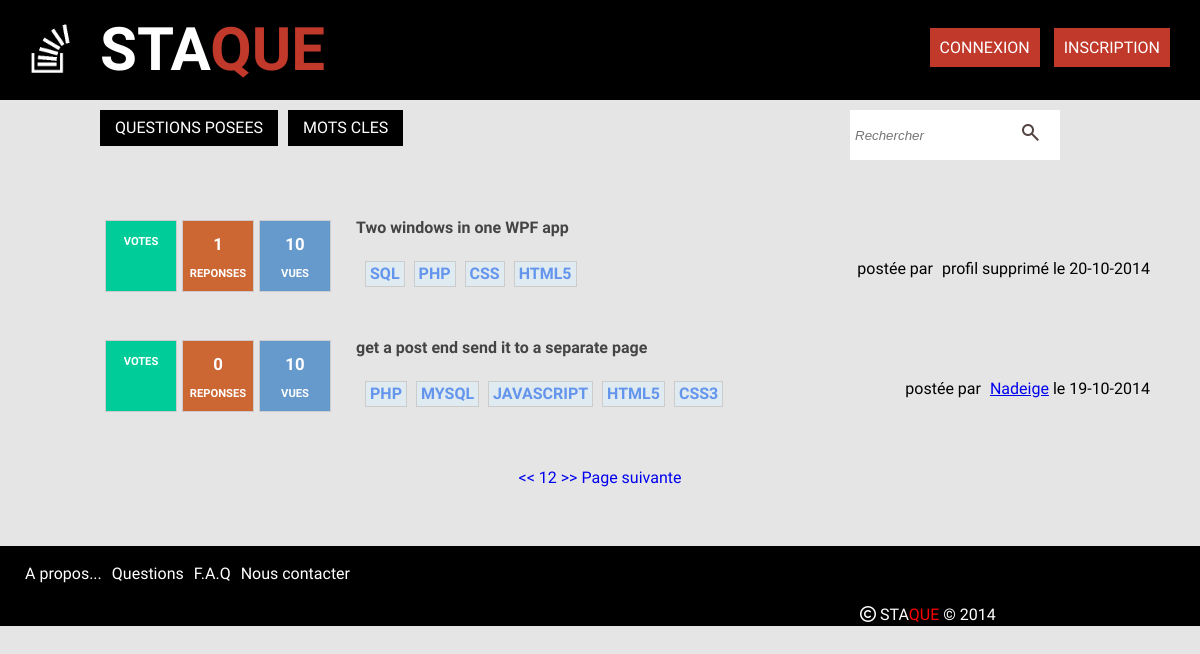
/questionsByKeyword.php?keyword=HTML5, run on an earlier commit of the app's database.
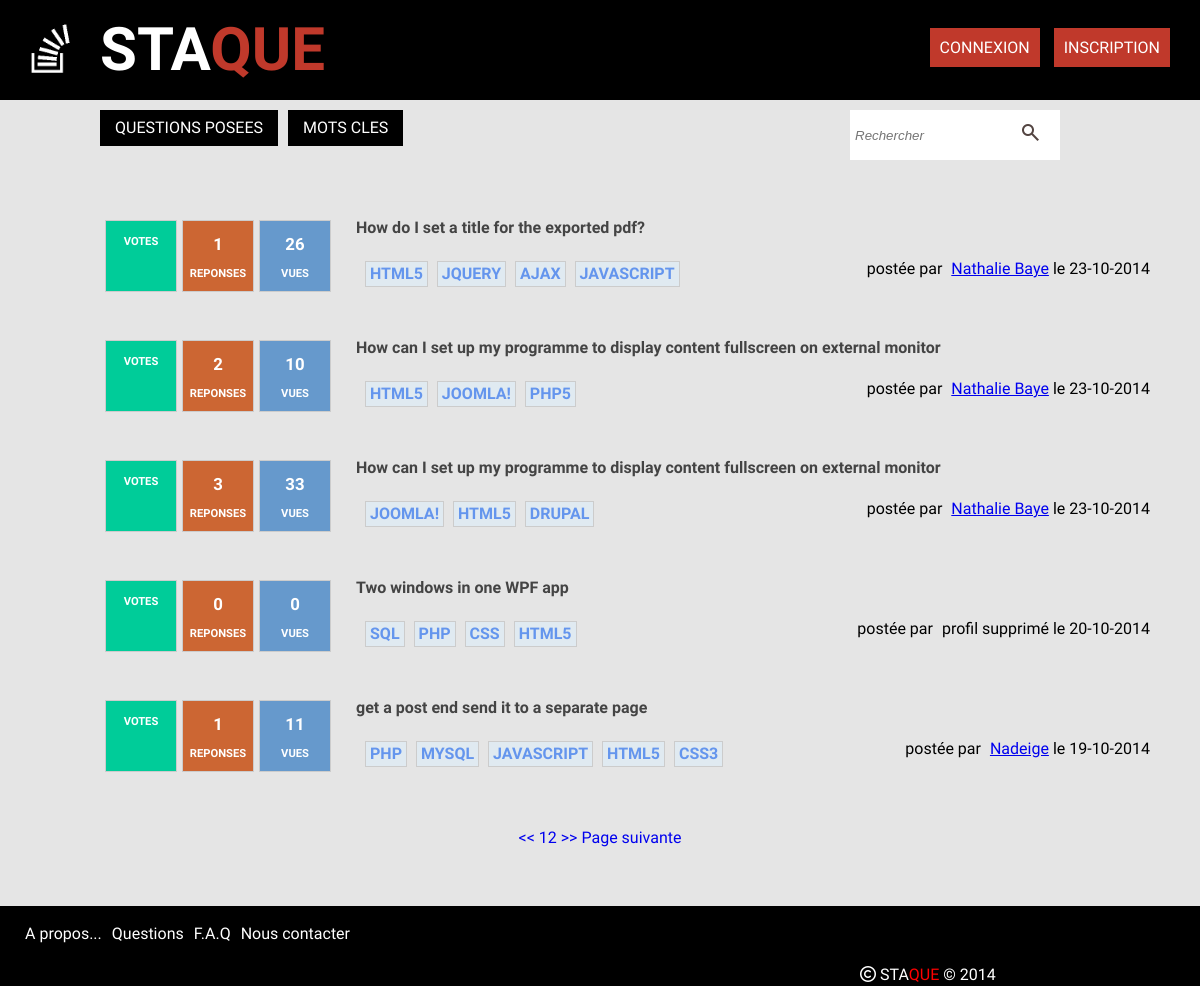
And on a later commit of the database.
### tables this page shows
CREATE TABLE IF NOT EXISTS `questions` (
`id` int(11) NOT NULL,
  `title` varchar(150) NOT NULL,
  `contenu` text NOT NULL,
  `id_user` int(11) NOT NULL,
  `keyword1` varchar(255) NOT NULL,
  `keyword2` varchar(255) DEFAULT NULL,
  `keyword3` varchar(255) DEFAULT NULL,
  `keyword4` varchar(255) DEFAULT NULL,
  `keyword5` varchar(255) DEFAULT NULL,
  `vues` int(11) NOT NULL,
  `dateCreated` datetime NOT NULL,
  `dateModified` datetime NOT NULL
);

CREATE TABLE IF NOT EXISTS `users` (
`id` int(11) NOT NULL,
  `name` varchar(255) NOT NULL,
  `avatar` varchar(255) DEFAULT NULL,
  `email` varchar(50) NOT NULL,
  `username` varchar(50) NOT NULL,
  `password` varchar(255) NOT NULL,
  `salt` varchar(50) NOT NULL,
  `token` varchar(50) NOT NULL,
  `dateRegistered` datetime NOT NULL,
  `dateModified` datetime NOT NULL,
  `job` varchar(255) NOT NULL,
  `country` varchar(255) NOT NULL,
  `language` varchar(255) NOT NULL,
  `externallink` varchar(255) DEFAULT NULL,
  `score` int(11) NOT NULL
);

### inc/functions.php (called while the page is built, shortened)
<?php
	function userIsLogged(){
		return false;
	}
?>

### questionsByKeyword.php (the view, shortened to what this page needs)
<?php
  include("db.php");
  include("inc/functions.php");
  include("inc/top.php");
  $key = "";
  if (!empty($_GET['keyword'])){
    $key = $_GET['keyword'];
  }
  $numPerPage = 6;
  $page = 1;
  $direction = "ASC";
$sql="SELECT COUNT(answers.id) AS answCount, questions.id AS questId, questions.title, questions.contenu, questions.id_user AS userId, questions.dateCreated,
  questions.keyword1, questions.keyword2, questions.keyword3, questions.keyword4, questions.keyword5, questions.vues,
  users.id AS idUser, users.name, users.avatar, users.email, users.username, users.password, users.job, users.country, users.language, users.externallink
          FROM questions
          LEFT JOIN answers on questions.id=answers.id_question
          LEFT JOIN users on users.id=questions.id_user
          WHERE keyword1 = :keyword
          OR keyword2 = :keyword
          OR keyword3 = :keyword
          OR keyword4 = :keyword
          OR keyword5 = :keyword
          GROUP BY answers.id_question
          ORDER BY questions.dateCreated DESC
          LIMIT :offset, $numPerPage";
    $stmt=$dbh->prepare($sql);
    $stmt->bindValue(":offset", ($page-1)*$numPerPage, PDO::PARAM_INT);
    $stmt->bindValue(":keyword", $key);
    $stmt->execute();
    $questions=$stmt->fetchAll();
$sql = "SELECT COUNT(*) FROM questions";
    $stmt = $dbh->prepare($sql);
    $stmt->execute();
    $totalNumber = $stmt->fetchColumn();
    $totalPages = ceil($totalNumber / $numPerPage);
?>
<main class="mainContentQuestions">
        <?php
          foreach($questions as $question):
          ?>
        <div class="vote">
        <p><?php echo "VOTES";?></p>
        </div>
        <div class="answer">
        <p><?php echo $question['answCount'];?></p>
        <p>REPONSES</p>
        </div>
        <div class="vue">
        <p><?php echo $question['vues'];?></p>
        <p>VUES</p>
        </div>
        <div class="questions">
          <a href="questionsDetail.php?id=<?php echo $question['questId']; ?>" id="titreQuest"> <?php echo $question['title']; ?>
          </a>
                  <div id="tag">
            <p class="keyword">
              <a href="questionsByKeyword.php?keyword=<?php echo $question['keyword1']; ?>" id="key1" title="Mot-clef 1"><?php echo $question['keyword1']; ?></a>
            </p>
                <?php if(!empty($question['keyword2'])){ ?>
              <p class="keyword">
              <a href="questionsByKeyword.php?keyword=<?php echo $question['keyword2']; ?>" id="key2" title="Mot-clef 2"><?php echo $question['keyword2']; ?>
                </a>
              </p>
              <?php }?>
                <?php if(!empty($question['keyword3'])){ ?>
              <p class="keyword">
                <a href="questionsByKeyword.php?keyword=<?php echo $question['keyword3']; ?>" id="key3" title="Mot-clef 3"><?php echo $question['keyword3']; ?>
                </a>
              </p>
                <?php }?>
                <?php if(!empty($question['keyword4'])){ ?>
              <p class="keyword">
                <a href="questionsByKeyword.php?keyword=<?php echo $question['keyword4']; ?>" id="key4" title="Mot-clef 4"><?php echo $question['keyword4']; ?>
                </a>
              </p>
                <?php }?>
                <?php if(!empty($question['keyword5'])){ ?>
              <p class="keyword">
                <a href="questionsByKeyword.php?keyword=<?php echo $question['keyword1']; ?>" id="key5" title="Mot-clef 5"><?php echo $question['keyword5']; ?>
                </a>
              </p>
                <?php }?>
            <div id="identification">
              <a>postée par<span class="espace"></span></a>
              <?php
              if (empty ($question['name'])){
                echo "profil supprimé";
              }else
              {
               echo "<a href='profile.php?id=".$question['idUser']."'>".$question['name']."</a>";
                }?>
              </a>le <?php
              $unix = strtotime($question['dateCreated']);
                        echo date("d-m-Y", $unix); ?>
            </div>
          </div>
        </div>
        <?php endforeach; ?>
<div id="pagination">
                                    <a href="questionsByKeyword.php?dir=<?php echo strtolower($direction); ?>&<?php echo $_SERVER['QUERY_STRING']; ?>&page=1"><<</a>
                      <?php
                          for($i= ($page-2); $i < ($page+2); $i++){
                            if($i <1 || $i > $totalPages){continue;}
                          echo '<a href="questionsByKeyword.php?dir=' .strtolower($direction) . '&page=' . $i .'">' .$i . '</a>';
                        }
                        ?>
                            <a href="questionsByKeyword.php?dir=<?php echo strtolower($direction); ?>&<?php echo $_SERVER['QUERY_STRING']; ?>&page=<?php echo $totalPages; ?>">>></a>
                      <?php if($page < $totalPages){ ?>
                            <a href="questionsByKeyword.php?page=<?php echo strtolower($direction); ?>&<?php echo $_SERVER['QUERY_STRING']; ?>&page=<?php echo $page + 1 ?>">Page suivante</a>
                      <?php } ?>
                      </div>
</div>
      <?php include("inc/bottom.php"); ?>

### inc/top.php (shortened to what this page needs)
<!DOCTYPE html>
<html lang="fr">
<head>
	<link href="//netdna.bootstrapcdn.com/twitter-bootstrap/2.3.2/css/bootstrap-combined.no-icons.min.css" rel="stylesheet">
	<link href="//netdna.bootstrapcdn.com/font-awesome/3.2.1/css/font-awesome.css" rel="stylesheet">
	<link href="//maxcdn.bootstrapcdn.com/font-awesome/4.2.0/css/font-awesome.min.css" rel="stylesheet">
	<link href="css/style2.css" type="text/css" rel="stylesheet" />
</head>
<body>
	<div id="wrapper">
		<nav id="head">
			<div id="connexion">
				<?php
					if (userIsLogged()){ ?>
					<div id="connect"> <?php echo "Bonjour ".'<span class="espace"></span>'.'<i class="fa fa-user"></i>'.'<span class="espace"></span>' .'<a class="log" href="profile.php?id='.$_SESSION['user']['id'].'">'.$_SESSION['user']['username'] . " !".'</a>'; ?>
					<i class="icon-signout"></i><a class="log" href="logout.php">DECONNEXION</a>
			</div>
				<?php 	}
				else {
				?>
					<a class="login" href="login.php">CONNEXION</a>
					<a class="signup" href="register.php">INSCRIPTION</a>
				<?php } ?>
			</div>
			<a href="index.php">
				<img id="logostaque"src="img/stackthree.png" height="100" width="100" id="logostack"/>
			</a>
			<h1><a href="index.php"> <span style="color">STA</span>QUE </a></h1>
		</nav>
		<div class="secondcontent">
					<a href="questions.php"><i class="icon-comment"></i>QUESTIONS POSEES</a>
					<a href="questions.php"><i class="icon-tags"></i>MOTS CLES</a>
				<form id="searchbar" method="GET" action="index.php">
					<input type="submit" value="">
					<input type="text" placeholder="Rechercher" name="recherche">
				</form>
		</div>

### inc/bottom.php (shortened to what this page needs)
<footer id="footer">
    <div class="links">
        <a href="#">Nous contacter</a>
        <a href="#"> F.A.Q </a>
        <a href="#"> Questions </a>
        <a href="#"> A propos... </a>
    </div>
    <h3>
    <a href="index.php"><i class="fa fa-copyright"></i> STA<span style="color:red">QUE</span> &copy; <?php echo date("Y"); ?> </a>
    </h3>
	<div class="socialicon">
    <a href="#"><i class="icon-twitter"></i></a>
    <a href="#"><i class="icon-facebook-sign"></i>
    <a href="#"> <i class="icon-google-plus"></i>
    </div>
</footer>
</body>
</html>

### css/style2.css (style rules this page uses)
html, body, div, span, applet, object, iframe, h1, h2, h3, h4, h5, h6, p, blockquote, pre, a, abbr, acronym, address, big, cite, code, del, dfn, em, img, ins, kbd, q, s, samp, small, strike, strong, sub, sup, tt, var, b, u, i, center, dl, dt, dd, ol, ul, li, fieldset, form, label, legend, table, caption, tbody, tfoot, thead, tr, th, td, article, aside, canvas, details, embed, figure, figcaption, footer, header, hgroup, menu, nav, output, ruby, section, summary, time, mark, audio, video { margin: 0; padding: 0; border: 0; font-size: 100%; font: inherit; vertical-align: baseline; }
article, aside, details, figcaption, figure, footer, header, hgroup, menu, nav, section { display: block; }
body { line-height: 1; }
body { font-family: 'Play', sans-serif; background-color:rgba(0,0,0,0.1); }
#head { background-color:#000; color:#fff; width: 100%; height: 100px; text-align: center; padding: 70px auto; margin: auto; }
#head a { color:#c0392b; }
#head h1 { display:inline-block; margin-top: 20px; font-weight: bold; float: left; font-size: 40px; }
h1 a { font-family: 'Play', sans-serif; font-size: 1.5em; text-decoration: none; color: #c0392b; float:left; }
span { color: #fff; font-size: 1em; }
#connexion { float:right; padding-top:40px; padding-right:20px; }
#connexion a { background-color: #c0392b; color: #fff; padding: 10px; text-decoration: none; margin-right: 10px; }
#logostaque { float:left; }
#footer { background-color: black; color:#fff; width: 100%; height:80px; bottom:0; }
#footer a { color:white; text-decoration: none; display:block; float:right; padding-right:10px; padding-top:70px; }
footer h3 { float:left; margin-left:500px; margin-top:-10px; }
.links { float:left; padding-left:25px; margin-top:-50px; }
.socialicon { float: right; padding-top: -10px; margin-top: -10px; }
.espace { background-color: transparent; padding-left:5px; }
.secondcontent { height:50px; width:1000px; margin:auto; text-align: center; padding: 10px; }
.secondcontent a { float:left; background-color: #000; color: #fff; padding: 10px; text-decoration: none; margin-right: 10px; }
#searchbar input[type=text] { float:right; border: 0; height: 40px; width: 200px; padding: 5px; outline: 0; text-align: left; transition: width .3s; }
#searchbar input[type=submit] { background: url(../img/loupe.png) no-repeat center; border: 0; float: right; width: 40px; height: 40px; position: relative; left: -50px; top: 2px; }
.mainContentQuestions { clear: float; width: 1000px; margin-top: 30px; margin-left:auto; margin-right:auto; margin-bottom: 50px; }
.vote, .answer, .vue { width: 70px; height: 70px; float: left; border: 1px solid #ccc; padding-bottom: 0; margin-top: 20px; margin-left: 5px; font-size: 0.7em; font-weight: 700; text-align: center; color: #fff; }
.vote p, .answer p, .vue p { margin-top: 15px; font-weight: 700; }
.vote p:first-child, .answer p:first-child, .vue p:first-child { font-size: 1.5em; }
.vote { background-color: #0c9; }
.answer { background-color: #c63; }
.vue { margin-right: 25px; background-color: #69c; }
.questions { display: block; width: 1000px; height: 100px; padding-top: 20px; padding-left: 50px; }
.questions p a { text-decoration: none; color: #6495ED; font-weight: bold; }
#tag { margin-top: 25px; margin-left: 30px; }
.keyword { border: 1px solid #ccc; color: #3e6d8e; font-weight: bold; display: inline-block; float: left; margin-left: 9px; padding: 4px; background-color: #e0eaf1; text-align: center; text-transform: uppercase; }
#pagination { margin: auto; padding: 30px 10px 10px 10px; text-align: center; }
#pagination a { text-decoration: none; }
#identification { float: right; }
#titreQuest { font-weight: 700; color: #444; text-decoration: none; }

What changed in the data, as far as the page shows it:
added questions: answCount "1", vues "26", title "How do I set a title for the exported pdf?", keyword1 "HTML5", keyword2 "JQUERY", keyword3 "AJAX", keyword4 "JAVASCRIPT", id_user.name "Nathalie Baye", dateCreated "23-10-2014"
added questions: answCount "2", vues "10", title "How can I set up my programme to display content fullscreen on external monitor", keyword1 "HTML5", keyword2 "JOOMLA!", keyword3 "PHP5", id_user.name "Nathalie Baye", dateCreated "23-10-2014"
added questions: answCount "3", vues "33", title "How can I set up my programme to display content fullscreen on external monitor", keyword1 "JOOMLA!", keyword2 "HTML5", keyword3 "DRUPAL", id_user.name "Nathalie Baye", dateCreated "23-10-2014"
changed questions "Two windows in one WPF app": answCount "1" → "0"; vues "10" → "0"
changed questions "get a post end send it to a separate page": answCount "0" → "1"; vues "10" → "11"
